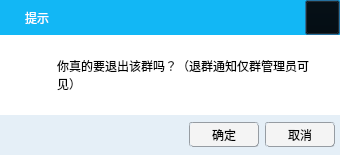
<?xml version="1.0" encoding="UTF-8"?>
<ui version="4.0">
 <class>PromptDialog</class>
 <widget class="QDialog" name="PromptDialog">
  <property name="geometry">
   <rect>
    <x>0</x>
    <y>0</y>
    <width>340</width>
    <height>155</height>
   </rect>
  </property>
  <property name="windowTitle">
   <string>Dialog</string>
  </property>
  <property name="styleSheet">
   <string notr="true">background-color: #FFFFFF;</string>
  </property>
  <layout class="QVBoxLayout" name="verticalLayout">
   <property name="spacing">
    <number>0</number>
   </property>
   <property name="leftMargin">
    <number>0</number>
   </property>
   <property name="topMargin">
    <number>0</number>
   </property>
   <property name="rightMargin">
    <number>0</number>
   </property>
   <property name="bottomMargin">
    <number>0</number>
   </property>
   <item>
    <widget class="TitleBarWidget" name="titleBarWidget" native="true">
     <property name="minimumSize">
      <size>
       <width>0</width>
       <height>35</height>
      </size>
     </property>
     <property name="maximumSize">
      <size>
       <width>16777215</width>
       <height>35</height>
      </size>
     </property>
     <property name="styleSheet">
      <string notr="true">background-color:#12B7F5;</string>
     </property>
     <layout class="QHBoxLayout" name="horizontalLayout">
      <property name="spacing">
       <number>0</number>
      </property>
      <property name="leftMargin">
       <number>5</number>
      </property>
      <property name="topMargin">
       <number>0</number>
      </property>
      <property name="rightMargin">
       <number>0</number>
      </property>
      <property name="bottomMargin">
       <number>0</number>
      </property>
      <item>
       <widget class="QLabel" name="label">
        <property name="minimumSize">
         <size>
          <width>20</width>
          <height>20</height>
         </size>
        </property>
        <property name="maximumSize">
         <size>
          <width>20</width>
          <height>20</height>
         </size>
        </property>
        <property name="text">
         <string/>
        </property>
        <property name="pixmap">
         <pixmap resource="Resource.qrc">:/Icons/qq_white_20x20.png</pixmap>
        </property>
       </widget>
      </item>
      <item>
       <widget class="QLabel" name="label_2">
        <property name="styleSheet">
         <string notr="true">color: rgb(255, 255, 255);
font: 10pt &quot;MS Shell Dlg 2&quot;;</string>
        </property>
        <property name="text">
         <string>提示</string>
        </property>
       </widget>
      </item>
      <item>
       <spacer name="horizontalSpacer">
        <property name="orientation">
         <enum>Qt::Horizontal</enum>
        </property>
        <property name="sizeHint" stdset="0">
         <size>
          <width>71</width>
          <height>20</height>
         </size>
        </property>
       </spacer>
      </item>
      <item>
       <widget class="QPushButton" name="closeButton">
        <property name="minimumSize">
         <size>
          <width>0</width>
          <height>35</height>
         </size>
        </property>
        <property name="maximumSize">
         <size>
          <width>35</width>
          <height>35</height>
         </size>
        </property>
        <property name="styleSheet">
         <string notr="true">QPushButton {
	background-color: transparent;
}
QPushButton:hover {
	background-color: #D44027;
}</string>
        </property>
        <property name="text">
         <string/>
        </property>
        <property name="icon">
         <iconset resource="Resource.qrc">
          <normaloff>:/Icons/close_white_16x16.png</normaloff>:/Icons/close_white_16x16.png</iconset>
        </property>
       </widget>
      </item>
     </layout>
    </widget>
   </item>
   <item>
    <layout class="QHBoxLayout" name="informationLayout">
     <property name="spacing">
      <number>0</number>
     </property>
     <property name="leftMargin">
      <number>22</number>
     </property>
     <property name="rightMargin">
      <number>22</number>
     </property>
     <item>
      <widget class="QLabel" name="label_3">
       <property name="minimumSize">
        <size>
         <width>35</width>
         <height>35</height>
        </size>
       </property>
       <property name="maximumSize">
        <size>
         <width>35</width>
         <height>35</height>
        </size>
       </property>
       <property name="pixmap">
        <pixmap resource="Resource.qrc">:/Icons/information_4ea9e9_35x35.png</pixmap>
       </property>
      </widget>
     </item>
     <item>
      <widget class="QLabel" name="label_4">
       <property name="styleSheet">
        <string notr="true">font: 10pt &quot;MS Shell Dlg 2&quot;;</string>
       </property>
       <property name="text">
        <string>你真的要退出该群吗？（退群通知仅群管理员可见）</string>
       </property>
       <property name="wordWrap">
        <bool>true</bool>
       </property>
      </widget>
     </item>
    </layout>
   </item>
   <item>
    <widget class="QWidget" name="buttonsWidget" native="true">
     <property name="minimumSize">
      <size>
       <width>0</width>
       <height>40</height>
      </size>
     </property>
     <property name="maximumSize">
      <size>
       <width>16777215</width>
       <height>40</height>
      </size>
     </property>
     <property name="styleSheet">
      <string notr="true">QWidget {
	background-color: #E5EFF7;
}
QPushButton {
	background-color: #F4F4F4;
	border: 1px groove #969CA2;
	border-radius: 3px;
	font: 10pt &quot;MS Shell Dlg 2&quot;;
}
QPushButton:focus {
	background-color: #F4F4F4;
	border: 1px groove #4FADD8;
	border-radius: 3px;
	font: 10pt &quot;MS Shell Dlg 2&quot;;
}
QPushButton:hover {
	background-color: #BEE7FD;
	border: 1px groove #969CA2;
	border-radius: 3px;
	font: 10pt &quot;MS Shell Dlg 2&quot;;
}</string>
     </property>
     <layout class="QHBoxLayout" name="horizontalLayout_2">
      <property name="leftMargin">
       <number>0</number>
      </property>
      <property name="topMargin">
       <number>0</number>
      </property>
      <property name="rightMargin">
       <number>5</number>
      </property>
      <property name="bottomMargin">
       <number>0</number>
      </property>
      <item>
       <spacer name="horizontalSpacer_2">
        <property name="orientation">
         <enum>Qt::Horizontal</enum>
        </property>
        <property name="sizeHint" stdset="0">
         <size>
          <width>180</width>
          <height>19</height>
         </size>
        </property>
       </spacer>
      </item>
      <item>
       <widget class="QPushButton" name="confirmButton">
        <property name="minimumSize">
         <size>
          <width>70</width>
          <height>25</height>
         </size>
        </property>
        <property name="maximumSize">
         <size>
          <width>70</width>
          <height>25</height>
         </size>
        </property>
        <property name="styleSheet">
         <string notr="true"/>
        </property>
        <property name="text">
         <string>确定</string>
        </property>
       </widget>
      </item>
      <item>
       <widget class="QPushButton" name="cancelButton">
        <property name="minimumSize">
         <size>
          <width>70</width>
          <height>25</height>
         </size>
        </property>
        <property name="maximumSize">
         <size>
          <width>70</width>
          <height>25</height>
         </size>
        </property>
        <property name="styleSheet">
         <string notr="true"/>
        </property>
        <property name="text">
         <string>取消</string>
        </property>
       </widget>
      </item>
     </layout>
    </widget>
   </item>
  </layout>
 </widget>
 <customwidgets>
  <customwidget>
   <class>TitleBarWidget</class>
   <extends>QWidget</extends>
   <header>TitleBarWidget.h</header>
   <container>1</container>
  </customwidget>
 </customwidgets>
 <resources>
  <include location="Resource.qrc"/>
 </resources>
 <connections/>
</ui>
